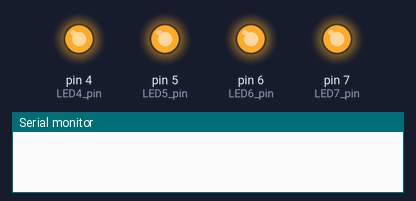
Simulated run of this sketch. Board: Arduino Uno, built with avr-gcc and run on an emulated ATmega328P. Shown: output pins drawn as LEDs (lit = HIGH), the last lines printed to the serial monitor. Random numbers use the default seed unless the sketch sets one.

Above: at 0.01 s.
At 4.96 s:
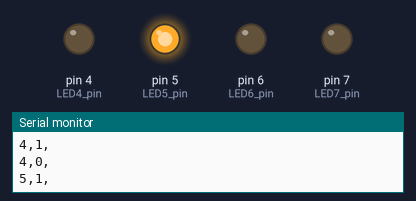
At 9.97 s:
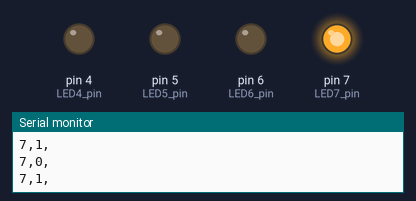
At 19.99 s:
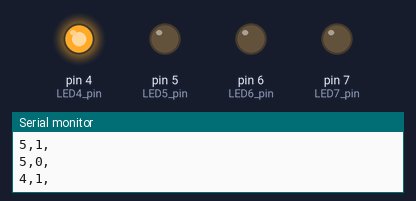
At 30.01 s:
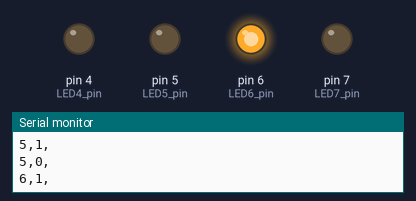
At 39.94 s:
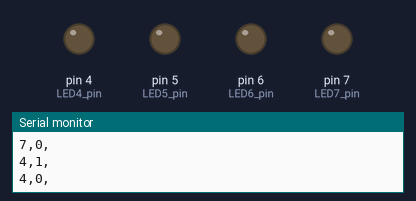
Timing chart, 0 to 40.0 s (numbered marks = the images above):
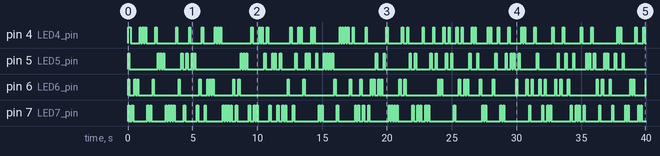

The sketch:

gs_3_LED_control_arduino.ino
```cpp
const char HEADER = 'H';
const int TOTAL_BYTES = 6;

const char LED_TAG = 'L';

const int LED4 = 4;
const int LED5 = 5;
const int LED6 = 6;
const int LED7 = 7;

const int ON = 1;
const int OFF = 0;

const int LED4_pin = 4;
const int LED5_pin = 5;
const int LED6_pin = 6;
const int LED7_pin = 7;

int led_port = 0;
int button_state = 0;
int randNumber;

void setup() {
  Serial.begin(9600);
  pinMode(LED4_pin,OUTPUT);
  pinMode(LED5_pin,OUTPUT);
  pinMode(LED6_pin,OUTPUT);
  pinMode(LED7_pin,OUTPUT);

  digitalWrite(LED4_pin, HIGH);
  digitalWrite(LED5_pin, HIGH);
  digitalWrite(LED6_pin, HIGH);
  digitalWrite(LED7_pin, HIGH);
  delay(100);
  digitalWrite(LED4_pin, LOW);
  digitalWrite(LED5_pin, LOW);
  digitalWrite(LED6_pin, LOW);
  digitalWrite(LED7_pin, LOW);

    randomSeed(analogRead(0));
}

void loop()
{
    randNumber = random(4, 8);
    digitalWrite(randNumber, HIGH);

    Serial.print(randNumber);
    Serial.print(",");
    Serial.print(1,DEC);
    Serial.print(",");
    Serial.println();
    delay(100);
    digitalWrite(randNumber, LOW);
    Serial.print(randNumber);
    Serial.print(",");
    Serial.print(0,DEC);
    Serial.print(",");
    Serial.println();
    delay(100);
}
```

Measured:
- by itself, pin 4 (LED4_pin): HIGH → LOW at 0.20 s, → HIGH 0.70 s later, → LOW 0.10 s later, → HIGH 0.10 s later, … (103 changes in this stretch)
- by itself, pin 5 (LED5_pin): HIGH → LOW at 0.10 s, → HIGH 2.2 s later, → LOW 0.10 s later, → HIGH 0.10 s later, … (97 changes in this stretch)
- by itself, pin 6 (LED6_pin): HIGH → LOW at 0.10 s, → HIGH 0.40 s later, → LOW 0.10 s later, → HIGH 0.10 s later, … (84 changes in this stretch)
- by itself, pin 7 (LED7_pin): HIGH → LOW at 0.10 s, → HIGH 0.20 s later, → LOW 0.10 s later, → HIGH 1.1 s later, … (117 changes in this stretch)
